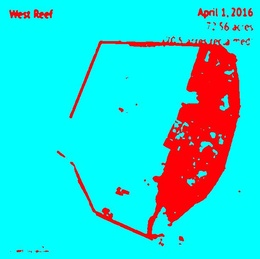
%> input picture 2.jpg, 260 x 259 px, shrunk from 613 x 611 before the run
$ octave Untitled2.m   (GNU Octave 9; MATLAB toolbox functions it lacks are replaced by stand-ins)
%> lines starting %> are read from the running program, lines starting %| are printed output that depends on the picture; in (x1, y1, x2, y2) boxes, pixels count from 0 and x2, y2 are one past the last pixel; in counts of white or black regions, pixels touching at a corner belong together; the program's own positions count from 1
I = imread('2.jpg');
%> I is the input picture: size 259x260x3 uint8; mean R, G, B 39.9, 215.3, 215.9
I = rgb2gray(I);
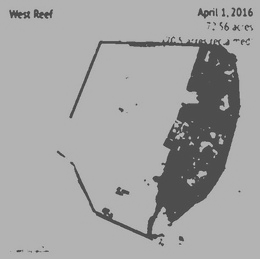
%> I: size 259x260 uint8; min 54, max 198, mean 163.1
imshow(I)
BW1 = edge(I,'sobel');
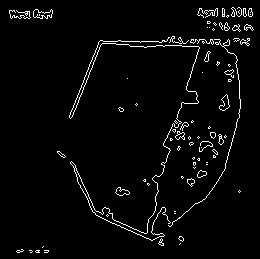
%> BW1: size 259x260 logical; 3.3% white in thin lines or dots, all inside (x1, y1, x2, y2) = (9, 7, 254, 253)
BW2 = edge(I,'canny');
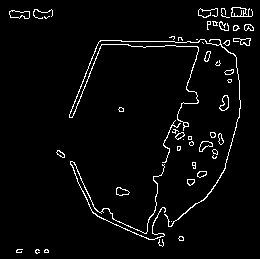
%> BW2: size 259x260 logical; 3.6% white in thin lines or dots, all inside (x1, y1, x2, y2) = (9, 7, 254, 254)
imshow(BW1);
figure, imshow(BW2)
figure, imcontour(I)
%> after `imcontour(I)`:
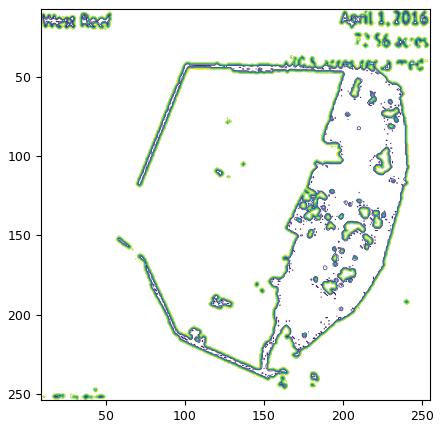
%> figure redrawn from the program's plot data
